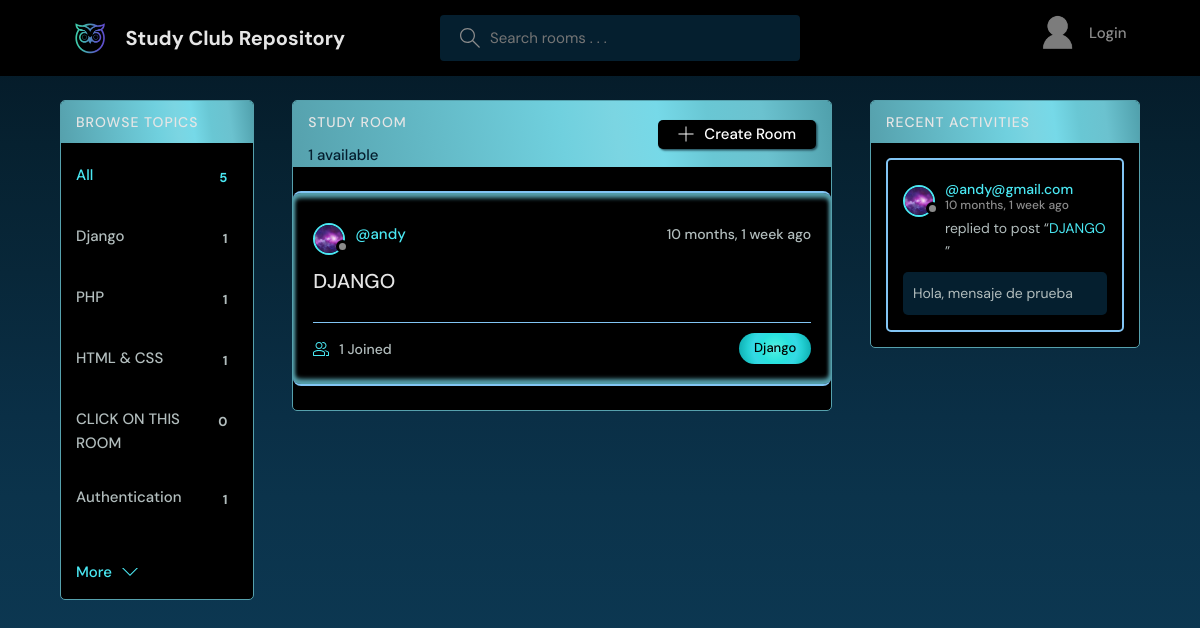
Screenshot of /?q=Django with the database file from the repository.
### base/models.py (models this page shows, shortened)
class Topic(models.Model):
    name = models.CharField(max_length=200)

class Room(models.Model):
    host = models.ForeignKey(User, on_delete=models.SET_NULL, null=True)
    topic =  models.ForeignKey(Topic, on_delete=models.SET_NULL, null=True)
    name = models.CharField(max_length=200)
    description = models.TextField(null = True, blank = True)
    participants = models.ManyToManyField(User, related_name='participants', blank=True)
    updated = models.DateTimeField(auto_now=True)
    created = models.DateTimeField(auto_now_add=True)
    class Meta:
        ordering = ['-updated', '-created']
    def __str__(self):
        return self.name

class User(AbstractUser):
    name = models.CharField(max_length=200, null=True)
    email = models.EmailField(unique=True, null=True)
    bio = models.TextField(null=True)
    avatar = models.ImageField(null=True, default="blue.jpg")
    USERNAME_FIELD = 'email'
    REQUIRED_FIELDS = []

class Message(models.Model):
    user = models.ForeignKey(User, on_delete=models.CASCADE)
    room = models.ForeignKey(Room, on_delete=models.CASCADE)
    body = models.TextField()
    updated = models.DateTimeField(auto_now=True)
    created = models.DateTimeField(auto_now_add=True)
    class Meta:
        ordering = ['-updated', '-created']

### base/views.py (the view)
# urls.py: path('', views.home, name = "home"),
def home(request):
    q = request.GET.get('q') if request.GET.get('q') != None else ''
    rooms = Room.objects.filter(Q(topic__name__icontains = q) | Q(name__icontains = q)| Q(description__icontains = q))
    topics = Topic.objects.all()[0:5]
    room_count = rooms.count()
    room_messages = Message.objects.all().filter(Q(room__topic__name__icontains = q))
    context = {'rooms' : rooms, 'topics' : topics, 'room_count' : room_count, 'room_messages' : room_messages}
    return render(request, 'base/home.html', context)

### base/templates/base/home.html (shortened to what this page needs)
{%  extends 'main.html' %}
{% block content %}
<main class="layout layout--3">
  <div class="container">
    {% include 'base/topics_component.html' %}
    <div class="roomList">
      <div class="roomList__header">
        <div>
          <h2>Study Room</h2>
          <p>{{room_count}} available</p>
        </div>
        <a class="btn btn--main" href="{% url 'create-room' %}">
          <svg version="1.1" xmlns="http://www.w3.org/2000/svg" width="32" height="32" viewBox="0 0 32 32">
            <title>add</title>
            <path
              d="M16.943 0.943h-1.885v14.115h-14.115v1.885h14.115v14.115h1.885v-14.115h14.115v-1.885h-14.115v-14.115z"
            ></path>
          </svg>
          Create Room
        </a>
      </div>
      {% include 'base/feed_component.html' %}
    </div>
    {% include 'base/activity_component.html' %}
  </div>
</main>
{% endblock %}

### base/templates/base/topics_component.html
<div class="topics">
    <div class="topics__header">
      <h2>Browse Topics</h2>
    </div>
    <ul class="topics__list">
      <li>
        <a href="{% url 'home' %}" class="active">All<span>{{topics.count}}</span></a>
      </li>
      {% for topic in topics %}
      <li>
        <a href="{% url 'home' %}?q={{topic.name}}">{{topic.name}}<span>{{topic.room_set.all.count}}</span></a>
      </li>
      {% endfor %}
    </ul>
    <a class="btn btn--link" href="{% url 'topics' %}">
      More
      <svg version="1.1" xmlns="http://www.w3.org/2000/svg" width="32" height="32" viewBox="0 0 32 32">
        <title>chevron-down</title>
        <path d="M16 21l-13-13h-3l16 16 16-16h-3l-13 13z"></path>
      </svg>
    </a>
  </div>

### base/templates/base/feed_component.html (shortened to what this page needs)
{% for room in rooms %}
<div class="roomListRoom">
    <div class="roomListRoom__header">
      <a href="{% url 'user-profile' room.host.id %}" class="roomListRoom__author">
        <div class="avatar avatar--small">
          <img src="{{room.host.avatar.url}}" />
        </div>
        <span>@{{room.host.username}}</span>
      </a>
      <div class="roomListRoom__actions">
        <span>{{room.created|timesince}} ago</span>
      </div>
    </div>
    <div class="roomListRoom__content">
      <a href="{% url 'room' room.id %}">{{room.name}}</a>
    </div>
    <div class="roomListRoom__meta">
      <a href="{% url 'room' room.id %}" class="roomListRoom__joined">
        {{room.participants.all.count}} Joined
      </a>
      <p class="roomListRoom__topic">{{room.topic.name}}</p>
    </div>
  </div>
{% endfor %}

### base/templates/base/activity_component.html (shortened to what this page needs)
<div class="activities">
    <div class="activities__header">
      <h2>Recent Activities</h2>
    </div>
    {% for message in room_messages %}
    <div class="activities__box">
      <div class="activities__boxHeader roomListRoom__header">
        <a href="{% url 'user-profile' message.user.id %}" class="roomListRoom__author">
          <div class="avatar avatar--small">
            <img src="{{message.user.avatar.url}}" />
          </div>
          <p>
            @{{message.user}}
            <span>{{message.created|timesince}} ago</span>
          </p>
        </a>
      </div>
      <div class="activities__boxContent">
        <p>replied to post “<a href="{% url 'room' message.room.id %}">{{message.room}}</a>”</p>
        <div class="activities__boxRoomContent">
          {{message.body}}
        </div>
      </div>
    </div>
    {% endfor %}
  </div>

### rows the page displays
Topic: name "Django", room_set.all.count "1"
Topic: name "PHP", room_set.all.count "1"
Topic: name "HTML & CSS", room_set.all.count "1"
Topic: name "CLICK ON THIS ROOM", room_set.all.count "0"
Topic: name "Authentication", room_set.all.count "1"
Room: host.avatar (picture), host.username "andy", created "10 months, 1 week", name "DJANGO", participants.all.count "1", topic.name "Django"
Message: user.avatar (picture), user "andy@gmail.com", created "10 months, 1 week", room "DJANGO", body "Hola, mensaje de prueba"

### other values shown
{{ topics.count }} "5"
{{ room_count }} "1"
